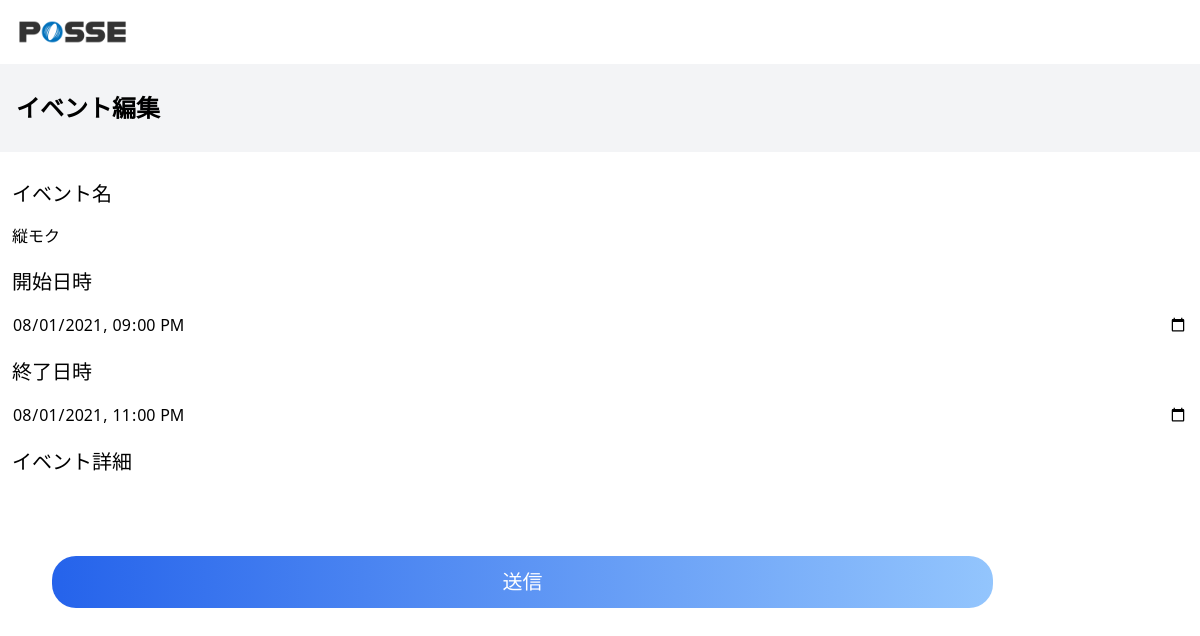
/event_edit.php?id=1, run on an earlier commit of the app's database.
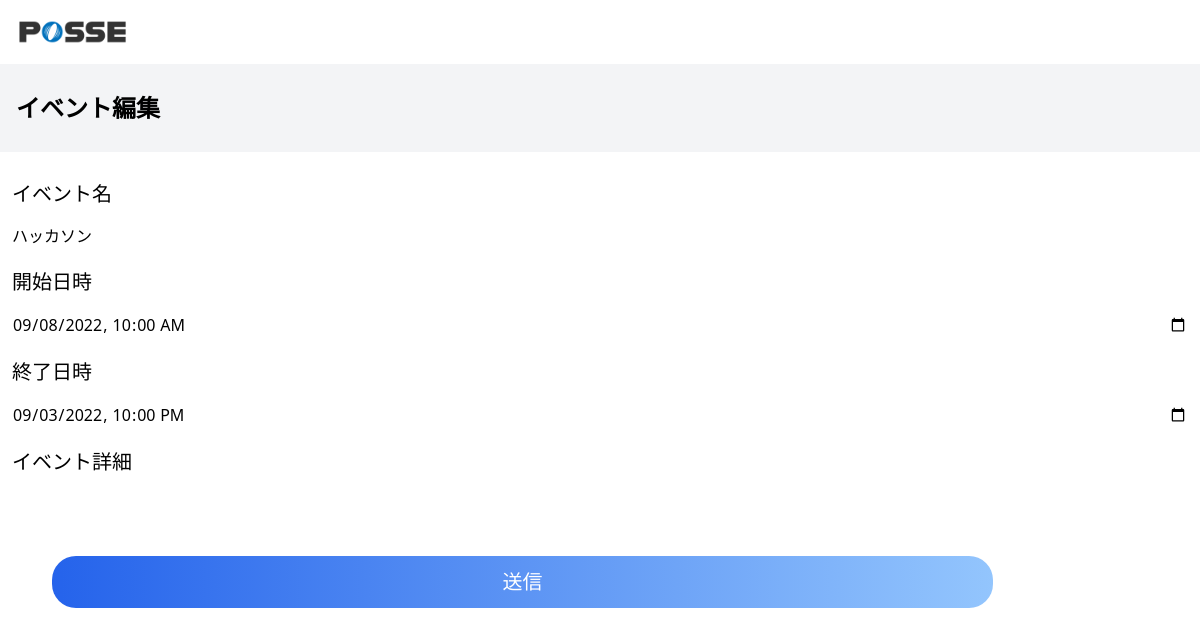
And on a later commit of the database.
### tables this page shows
CREATE TABLE events (
  id INT AUTO_INCREMENT NOT NULL PRIMARY KEY,
  name VARCHAR(10) NOT NULL,
  start_at DATETIME NOT NULL,
  end_at DATETIME NOT NULL,
  detail TEXT,
  created_at DATETIME DEFAULT CURRENT_TIMESTAMP,
  updated_at DATETIME DEFAULT CURRENT_TIMESTAMP ON UPDATE CURRENT_TIMESTAMP,
  deleted_at DATETIME
);

### src/event_edit.php (the view, shortened to what this page needs)
<?php
require('./dbconnect.php');
$event_id = $_GET['id'];
$stmt = $db->prepare('SELECT * FROM events WHERE id = ?');
$stmt->execute(array($event_id));
$event = $stmt->fetch();
?>
<!DOCTYPE html>
<html>
<head>
  <link href="https://use.fontawesome.com/releases/v5.15.4/css/all.css" rel="stylesheet">
  <link href="https://unpkg.com/tailwindcss@^2/dist/tailwind.min.css" rel="stylesheet">
</head>
<body>
  <header class="h-16">
    <div class="flex justify-between items-center w-full h-full mx-auto pl-2 pr-5">
      <div class="h-full">
        <img src="/img/header-logo.png" alt="" class="h-full">
      </div>
    </div>
  </header>
  <div class="bg-gray-100 p-4">
    <div>
      <h2 class="text-2xl mt-3 mb-3 font-bold">イベント編集</h2>
    </div>
  </div>
  <div class="change">
    <form action="" method="post" id="postForm" class="p-3">
      <p class="text-xl pt-4 pb-4">イベント名</p>
      <input type="text" name="event_name" class="w-full" value="<?= $event['name'] ?>">
      <p class="text-xl pt-5 pb-4">開始日時</p>
      <input type="datetime-local" name="event_start" class="w-full" value="<?= $event['start_at'] ?>">
      <p class="text-xl pt-5 pb-4">終了日時</p>
      <input type="datetime-local" name="event_end" class="w-full" value="<?= $event['end_at'] ?>">
      <p class="text-xl pt-5 pb-4">イベント詳細</p>
      <input type="text" name="event_detail" class="w-full" value="<?= $event['detail'] ?>">
      <input type="submit" value="送信" name="submit" class="cursor-pointer w-4/5 p-3 m-10 text-xl text-white bg-blue-400 rounded-3xl bg-gradient-to-r from-blue-600 to-blue-300 flex items-center justify-center">
    </form>
  </div>
</body>
</html>

What changed in the data, as far as the page shows it:
changed events: event_name "縦モク" → "ハッカソン"; event_start "08/01/2021 21:00" → "09/08/2022 10:00"; event_end "08/01/2021 23:00" → "09/03/2022 22:00"
